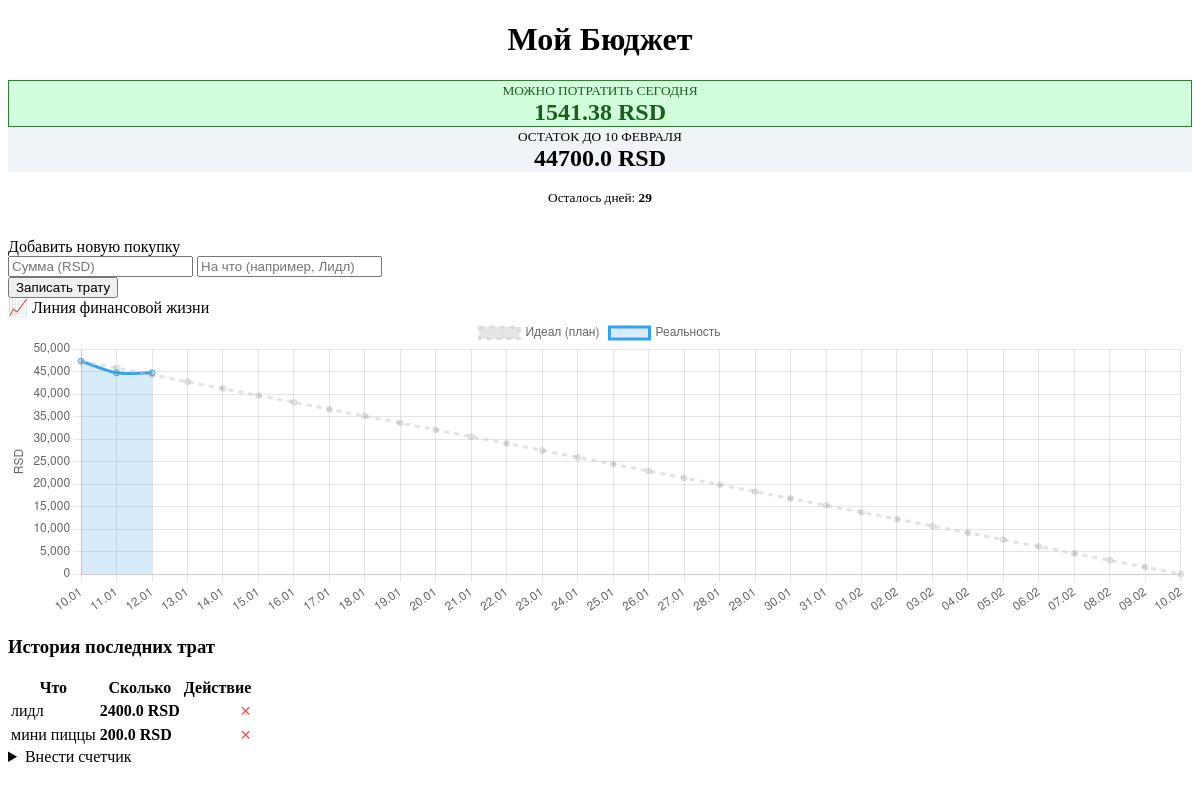
Before: / with the older database file.
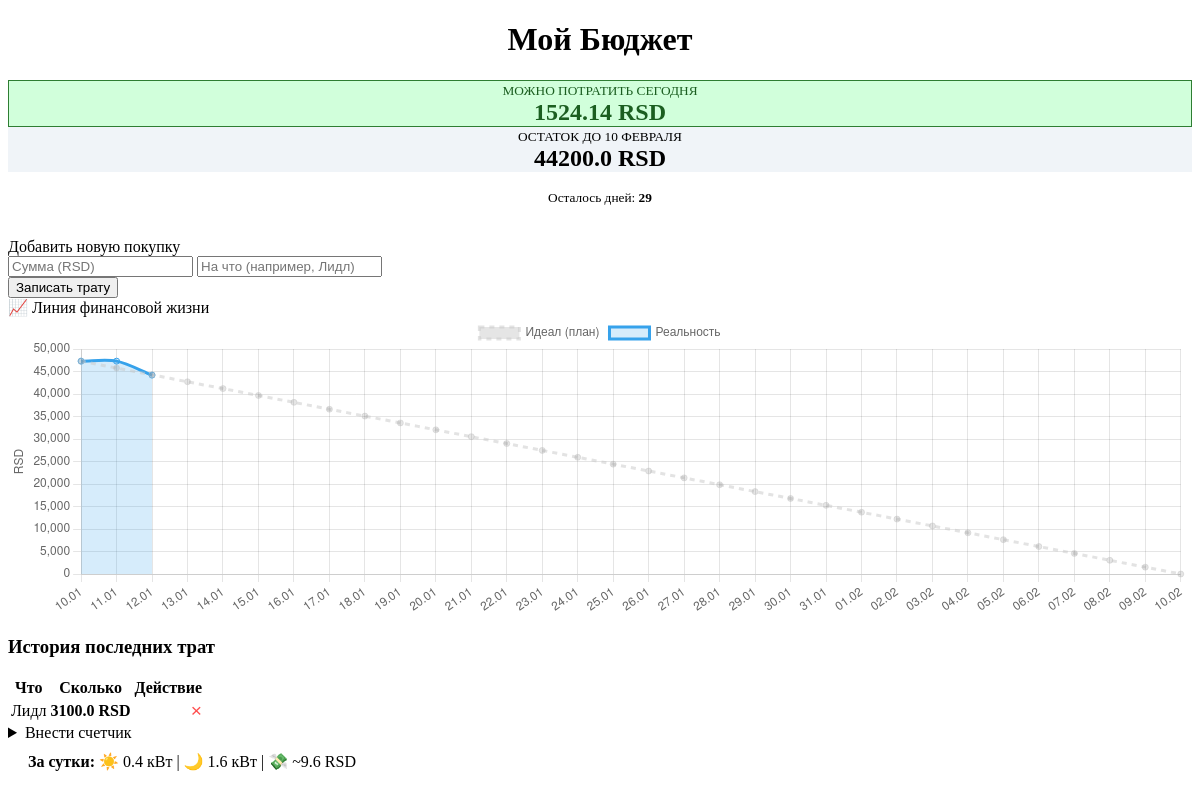
After: the same page with the newer database file.
### main.py (models this page shows)
class Expense(Base):
    __tablename__ = "expenses"  # Имя таблицы в самой базе данных
    id = Column(Integer, primary_key=True, index=True)  # Уникальный ID каждой записи
    amount = Column(Float)  # Сумма траты (число с плавающей точкой)
    description = Column(String)  # Описание: на что потратили (чечевица, бензин и т.д.)
    created_at = Column(Date, default=date.today)  # Дата записи (автоматом ставит "сегодня")

### main.py (the view)
@app.get("/", response_class=HTMLResponse)
async def read_item(request: Request, db: Session = Depends(get_db)):
    status = get_dashboard(db)
    history_data = get_history(limit=10, db=db)
    all_expenses = db.query(Expense).order_by(Expense.created_at.asc()).all()
    labels = []
    ideal_line = []
    actual_line = []
    total_days = (END_DATE - date(2026, 1, 10)).days  # Весь период (31 день)
    daily_decay = TOTAL_START_BUDGET / total_days
    curr_date = date(2026, 1, 10)
    temp_spent = 0
    for i in range(total_days + 1):
        d = date(2026, 1, 10) + timedelta(days=i)
        labels.append(d.strftime("%d.%m"))
        ideal_line.append(max(0, TOTAL_START_BUDGET - (i * daily_decay)))
        if d <= date.today():
            day_expenses = sum(e.amount for e in all_expenses if e.created_at <= d)
            actual_line.append(TOTAL_START_BUDGET - day_expenses)
    readings = db.query(Electricity).order_by(Electricity.id.desc()).limit(2).all()
    el_stats = None
    if len(readings) >= 2:
        last = readings[0]
        prev = readings[1]
        el_stats = {
            "day_diff": round(last.t1_day - prev.t1_day, 1),
            "night_diff": round(last.t2_night - prev.t2_night, 1),
            "total_cost": round((last.t1_day - prev.t1_day) * 12 + (last.t2_night - prev.t2_night) * 3, 1)
        }
    return templates.TemplateResponse("index.html", {
        "request": request,
        "status": status,
        "history": history_data["history"],
        "chart_labels": labels,
        "chart_ideal": ideal_line,
        "chart_actual": actual_line,
        "el_stats": el_stats
    })

### templates/index.html (shortened to what this page needs)
<!DOCTYPE html>
<html lang="ru">
<head>
    <link rel="stylesheet" href="https://cdn.jsdelivr.net/npm/@picocss/pico@1/css/pico.min.css">
</head>
<body>
    <main class="container">
        <header style="text-align: center; margin-bottom: 2rem;">
            <h1>Мой Бюджет</h1>
            <div class="grid">
                <article style="background-color: #d1ffdb; border: 1px solid #2e7d32;">
                    <small style="color: #1b5e20;">МОЖНО ПОТРАТИТЬ СЕГОДНЯ</small>
                    <h2 style="color: #1b5e20; margin: 0;">{{ status.daily_limit_rsd }} RSD</h2>
                </article>
                <article style="background-color: #f0f4f8;">
                    <small>ОСТАТОК ДО 10 ФЕВРАЛЯ</small>
                    <h2 style="margin: 0;">{{ status.remaining_total_rsd }} RSD</h2>
                </article>
            </div>
            <p><small>Осталось дней: <strong>{{ status.days_left }}</strong></small></p>
        </header>
        <article>
            <header>Добавить новую покупку</header>
            <form action="/ui/add" method="post">
                <div class="grid">
                    <input type="number" step="0.01" name="amount" placeholder="Сумма (RSD)" required>
                    <input type="text" name="description" placeholder="На что (например, Лидл)" required>
                </div>
                <button type="submit" class="contrast">Записать трату</button>
            </form>
        </article>
        <article>
    <header>📈 Линия финансовой жизни</header>
    <canvas id="budgetChart" style="width: 100%; max-height: 300px;"></canvas>
</article>
        <h3>История последних трат</h3>
        <table role="grid">
    <thead>
        <tr>
            <th>Что</th>
            <th>Сколько</th>
            <th>Действие</th>
        </tr>
    </thead>
    <tbody>
        {% for item in history %}
        <tr>
    <td>{{ item.description }}</td>
    <td><strong>{{ item.amount }} RSD</strong></td>
    <td class="action-cell">
        <form action="/ui/delete/{{ item.id }}" method="post" style="display: inline; margin: 0;">
            <button type="submit" class="delete-btn" title="Удалить">
                &times;
            </button>
        </form>
    </td>
</tr>
        {% endfor %}
    </tbody>
</table>
        <details>
    <summary role="button" class="secondary outline">Внести счетчик</summary>
</details>
{% if el_stats %}
<article style="padding: 10px 20px;">
    <strong>За сутки:</strong>
    ☀️ {{ el_stats.day_diff }} кВт |
    🌙 {{ el_stats.night_diff }} кВт |
    💸 ~{{ el_stats.total_cost }} RSD
</article>
{% endif %}
    </main>
<script>
    const ctx = document.getElementById('budgetChart').getContext('2d');
    new Chart(ctx, {
        type: 'line',
        data: {
            labels: {{ chart_labels|tojson }},
            datasets: [
                {
                    label: 'Идеал (план)',
                    data: {{ chart_ideal|tojson }},
                    borderColor: 'rgba(200, 200, 200, 0.5)',
                    borderDash: [5, 5],
                    fill: false,
                    tension: 0.1
                },
                {
                    label: 'Реальность',
                    data: {{ chart_actual|tojson }},
                    borderColor: '#36a2eb',
                    backgroundColor: 'rgba(54, 162, 235, 0.2)',
                    fill: true,
                    tension: 0.3
                }
            ]
        },
        options: {
            responsive: true,
            scales: {
                y: { beginAtZero: true, title: { display: true, text: 'RSD' } }
            }
        }
    });
</script>
</body>
</html>

### templates/index.html (style rules this page uses)
.delete-btn { background: transparent; border: none; color: #ff4d4d; padding: 0; margin: 0; cursor: pointer; font-size: 1.2rem; line-height: 1; transition: transform 0.2s, color 0.2s; box-shadow: none; }
td.action-cell { vertical-align: middle; text-align: right; width: 40px; }

Changed rows visible on the page:
removed Expense: description "лидл", amount "2400.0"
removed Expense: description "мини пиццы", amount "200.0"
added Expense: description "Лидл", amount "3100.0"
Other visible differences:
{{ status.daily_limit_rsd }}: "1541.38" → "1524.14"
{{ status.remaining_total_rsd }}: "44700.0" → "44200.0"
chart data {{ chart_actual|tojson }}: [47300.0, 44700.0, 44700.0] → [47300.0, 47300.0, 44200.0]
{{ el_stats.day_diff }}: (not shown) → "0.4"
{{ el_stats.night_diff }}: (not shown) → "1.6"
{{ el_stats.total_cost }}: (not shown) → "9.6"
text now shown: "За сутки: ☀️ кВт | 🌙 кВт | 💸 ~ RSD"
